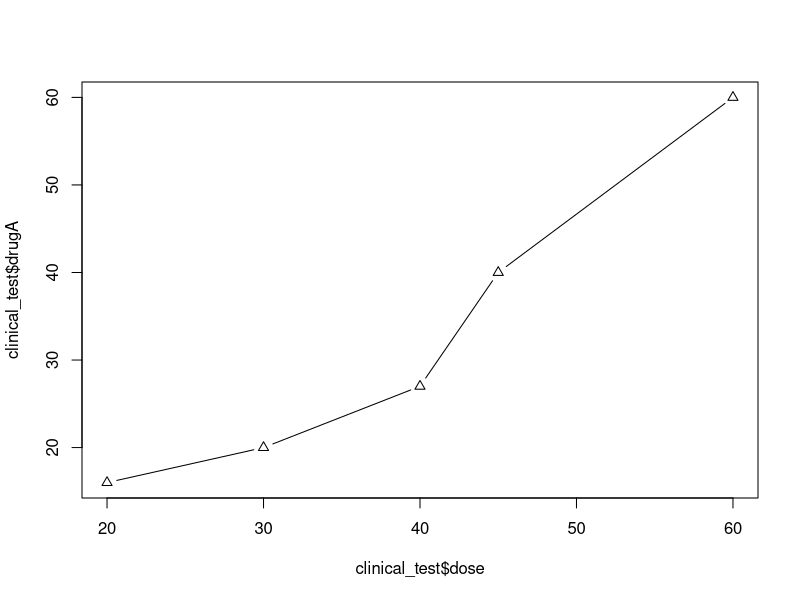
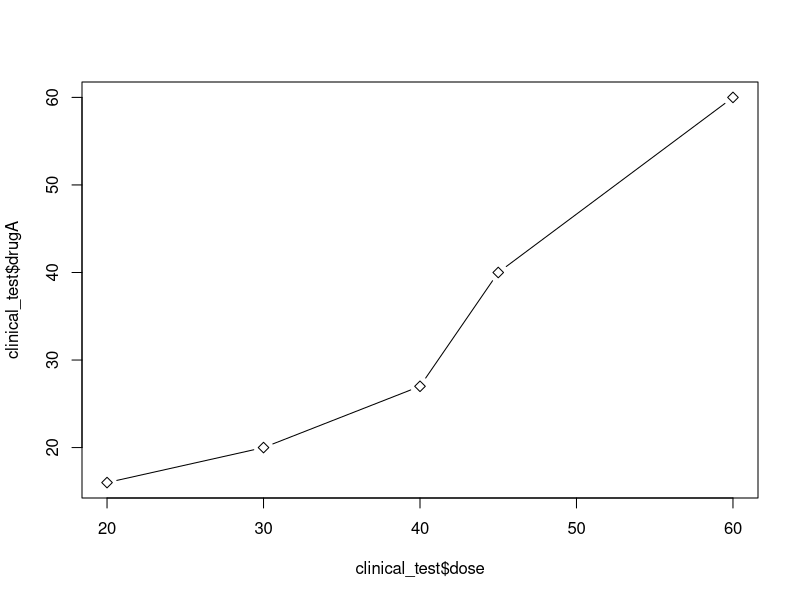
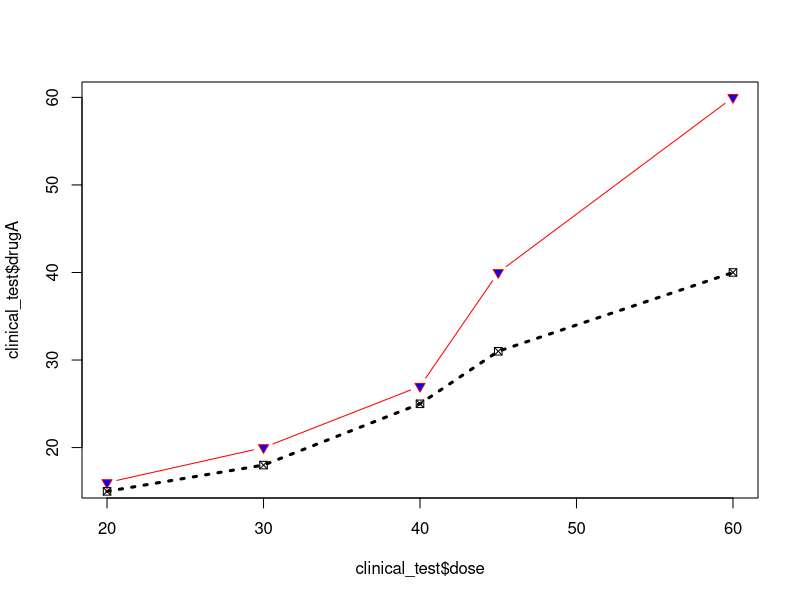
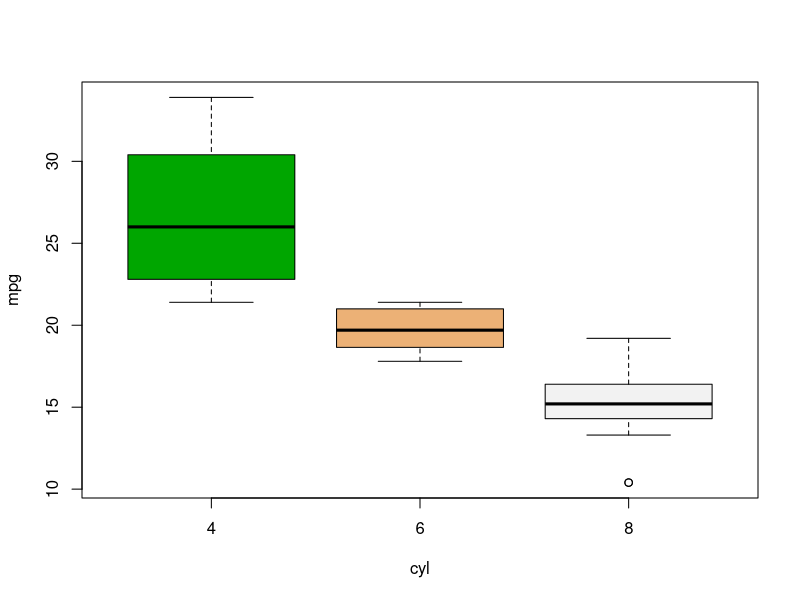
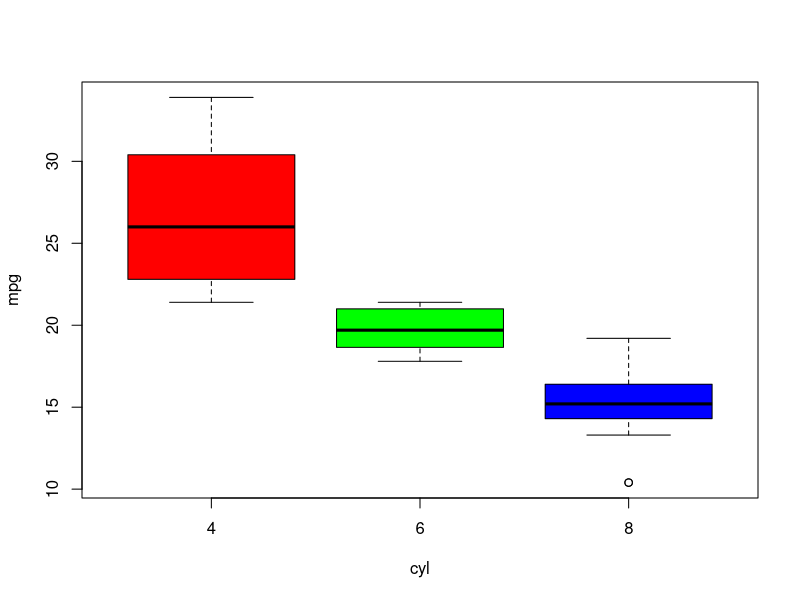
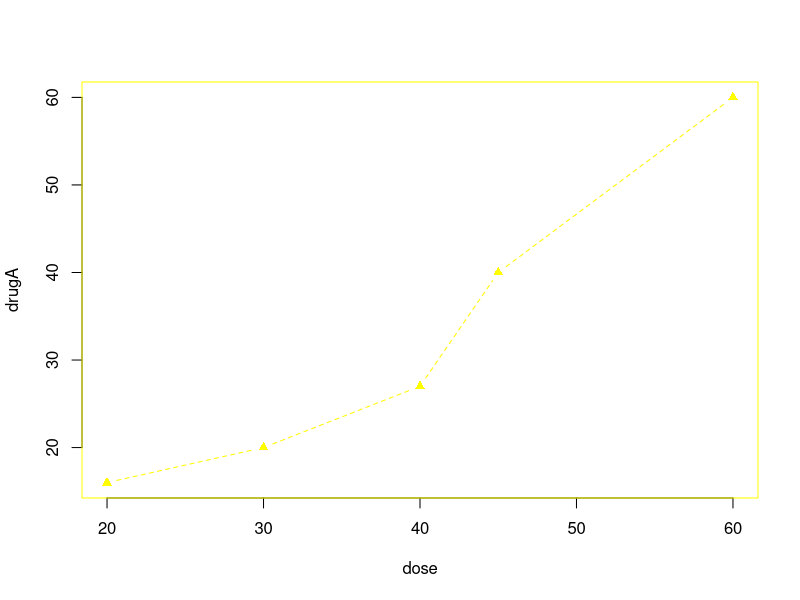
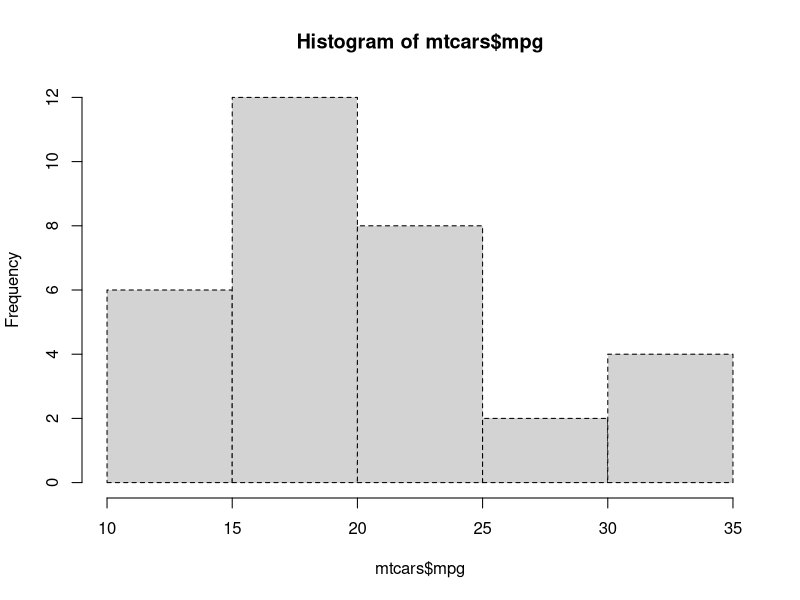
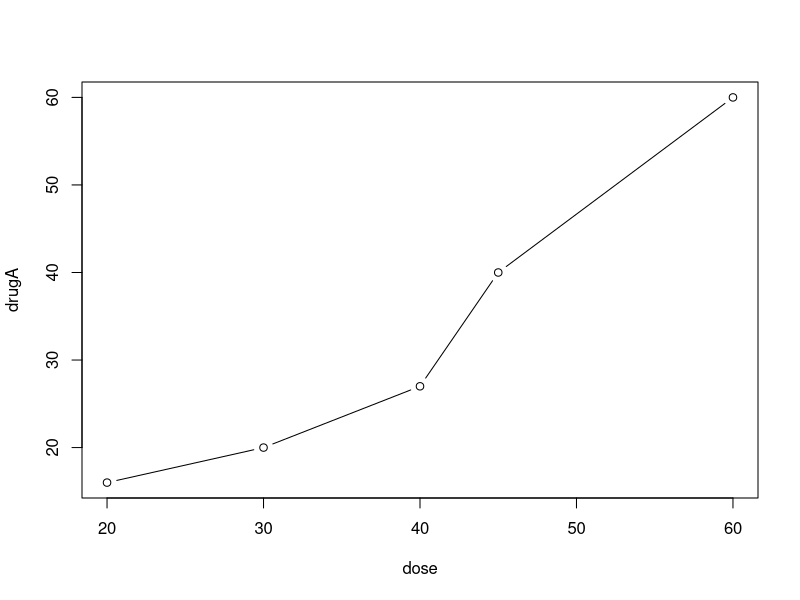

Source code (R) for these figures, in order:
dose <- c(20, 30, 40, 45 ,60)
drugA <- c(16, 20, 27, 40, 60)
drugB <- c(15, 18, 25, 31, 40)

clinical_test <- data.frame(dose, drugA, drugB)
plot(clinical_test$dose, clinical_test$drugA, type = 'b', pch = 2)
plot(clinical_test$dose, clinical_test$drugA, type = 'b', pch = 5)
plot(clinical_test$dose, clinical_test$drugA, type = 'b', pch = 25, col = 'red', bg ='blue')

points(clinical_test$dose, clinical_test$drugB, pch = 7)
lines(clinical_test$dose, clinical_test$drugB, , lty = 3, lwd = 3)

attach(mtcars)
terrain.colors(3)
boxplot(mpg~cyl, col = c("#00A600", "#ECB176", "#F2F2F2"))
boxplot(mpg~cyl, col = rainbow(3))

# Set a graphical parameter using par()
opar <- par(no.readonly=TRUE) 
par(lty=2, pch=17, col = 'yellow', lty = 2) 
plot(dose, drugA, type="b") 
hist(mtcars$mpg)

par(opar)

plot(dose, drugA, type="b") 
hist(mtcars$mpg)
